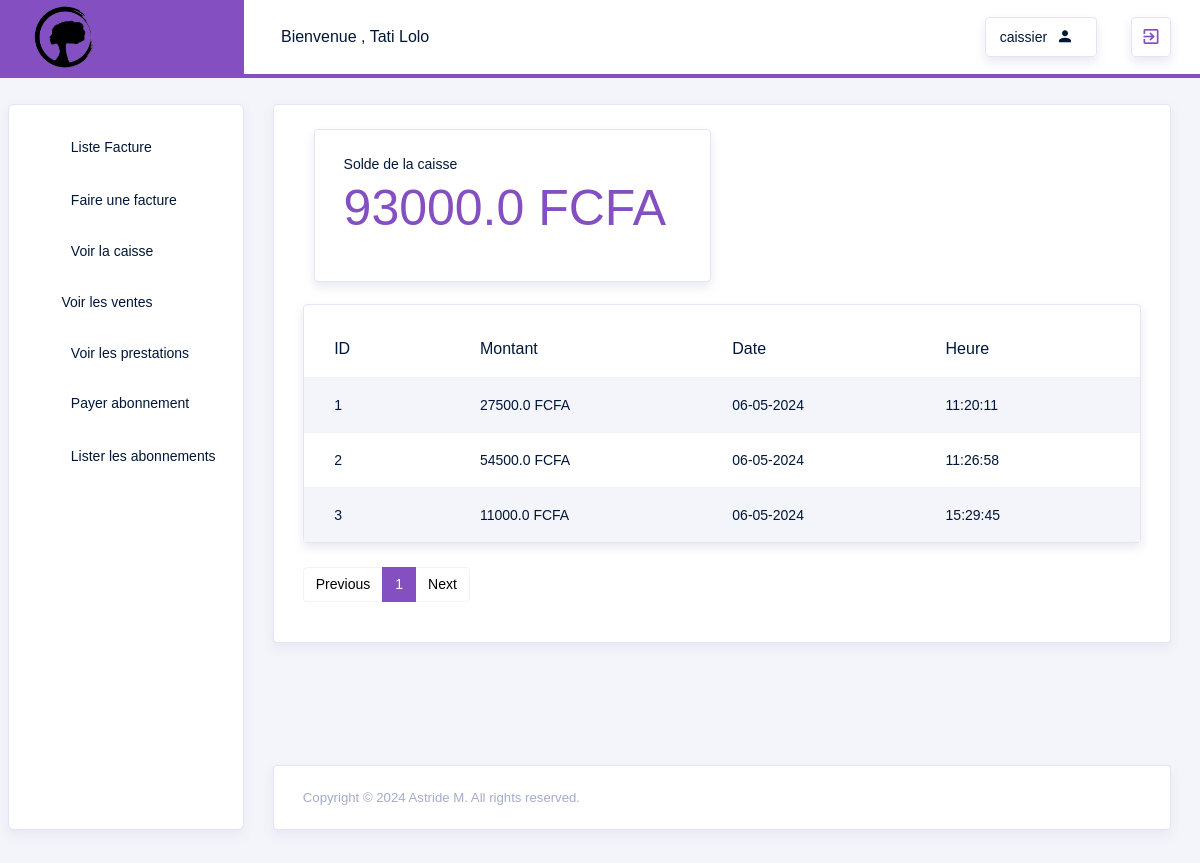
Page /Caisse/ (signed in) on the earlier database version.
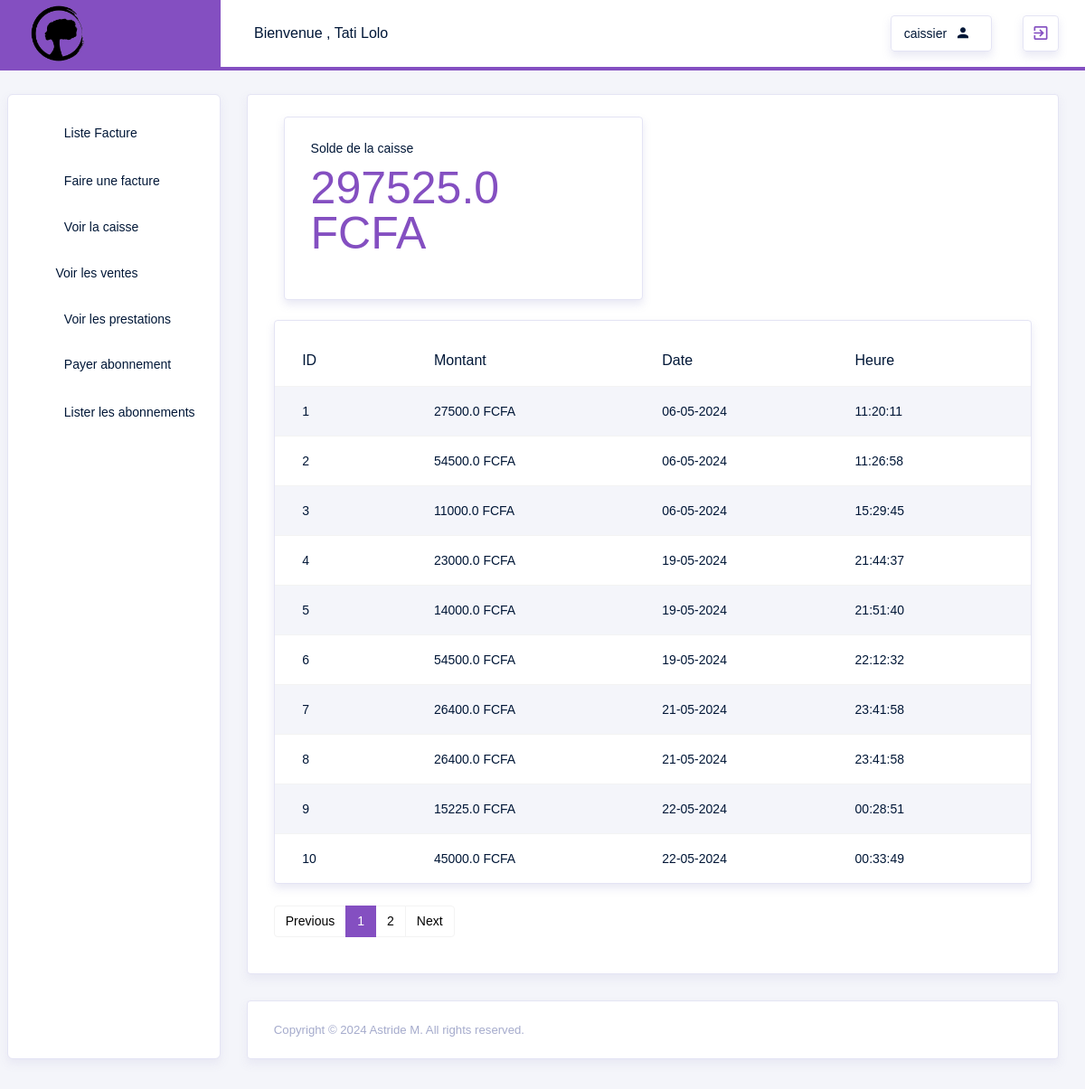
Same page on the later database version.
### src/models.py (models this page shows)
class Caisse(db.Model):
    id = db.Column(db.Integer, primary_key=True)
    montant_total = db.Column(db.Float, nullable=False)
    date = db.Column(db.DateTime, nullable=False, default=datetime.datetime.now())

### src/routes/cassier_routes.py (the view)
@app.route('/Caisse/')
@login_required
def VoirCaisse():
    page = request.args.get('page', 1, type=int)
    caisses = Caisse.query.paginate(page=page, per_page=10)
    total_caisse = sum(caisse.montant_total for caisse in caisses.items)
    return render_template('caissier/caisse/VoirCaisse.html',caisses=caisses,total_caisse=total_caisse)

### src/routes/auth_routes.py (called while the page is built)
@login_manager.user_loader
def load_user(user_id):
        return User.query.get(int(user_id))

### src/templates/caissier/caisse/VoirCaisse.html
{% extends "layouts/base.html" %}
{% block content %}
<div class="row">
    <div class="col-md-12">
        <div class="card">
            <div class="card-body">
              <div class="col-md-6 grid-margin stretch-card">
                <div class="card">
                  <div class="card-body ">
                    <div class="d-flex align-items-center justify-content-between justify-content-md-center justify-content-xl-between flex-wrap mb-4">
                      <div>
                        <p class="mb-2 text-md-center text-lg-left">Solde de la caisse</p>
                        <h1 class="mb-0 text-primary">{{total_caisse}} FCFA </h1>
                      </div>
                    </div>
                  </div>
                </div>
              </div>
              <div class="row mb-4">
                <div class="col-md-12">
                  <div class="card">
                    <div class="table-responsive pt-3">
                      <table class="table table-striped project-orders-table">
                        <thead>
                          <tr>
                            <th class="ml-5">ID</th>
                            <th>Montant</th>
                            <th>Date</th>
                            <th>Heure</th>
                          </tr>
                        </thead>
                        <tbody>
                          {% for caisse in caisses %}
                          <tr>
                            <td>{{caisse.id}}</td>
                            <td>{{caisse.montant_total}} FCFA</td>
                            <td>{{caisse.date.strftime('%d-%m-%Y')}}</td>
                            <td>{{caisse.date.strftime('%H:%M:%S')}}</td>
                          </tr>
                          {% endfor %}
                        </tbody>
                      </table>
                    </div>
                  </div>
                </div>
              </div>
                 <nav aria-label="Page navigation example mt-4">
                    <ul class="pagination">
                      {% if caisses.has_prev %}
                        <li class="page-item"><a class="page-link" href="{{ url_for('VoirCaisse', page=caisses.prev_num) }}">Previous</a></li>
                      {% else %}
                        <li class="page-item disabled"><span class="page-link">Previous</span></li>
                      {% endif %}
                      {% for page_num in caisses.iter_pages() %}
                        {% if page_num %}
                          {% if caisses.page == page_num %}
                            <li class="page-item active" aria-current="page"><span class="page-link">{{ page_num }}</span></li>
                          {% else %}
                            <li class="page-item"><a class="page-link" href="{{ url_for('VoirCaisse', page=page_num) }}">{{ page_num }}</a></li>
                          {% endif %}
                        {% else %}
                          <li class="page-item disabled"><span class="page-link">...</span></li>
                        {% endif %}
                      {% endfor %}
                      {% if caisses.has_next %}
                        <li class="page-item"><a class="page-link" href="{{ url_for('VoirCaisse', page=caisses.next_num) }}">Next</a></li>
                      {% else %}
                        <li class="page-item disabled"><span class="page-link">Next</span></li>
                      {% endif %}
                    </ul>
                </nav>
            </div>
        </div>
    </div>
</div>
{% endblock %}

Differences in the rows shown:
added Caisse: id "4", montant_total "23000.0", date "19-05-2024", date "21:44:37"
added Caisse: id "5", montant_total "14000.0", date "19-05-2024", date "21:51:40"
added Caisse: id "6", montant_total "54500.0", date "19-05-2024", date "22:12:32"
added Caisse: id "7", montant_total "26400.0", date "21-05-2024", date "23:41:58"
added Caisse: id "8", montant_total "26400.0", date "21-05-2024", date "23:41:58"
added Caisse: id "9", montant_total "15225.0", date "22-05-2024", date "00:28:51"
added Caisse: id "10", montant_total "45000.0", date "22-05-2024", date "00:33:49"
Other differences:
{{ total_caisse }}: "93000.0" → "297525.0"
new list line: "2"
